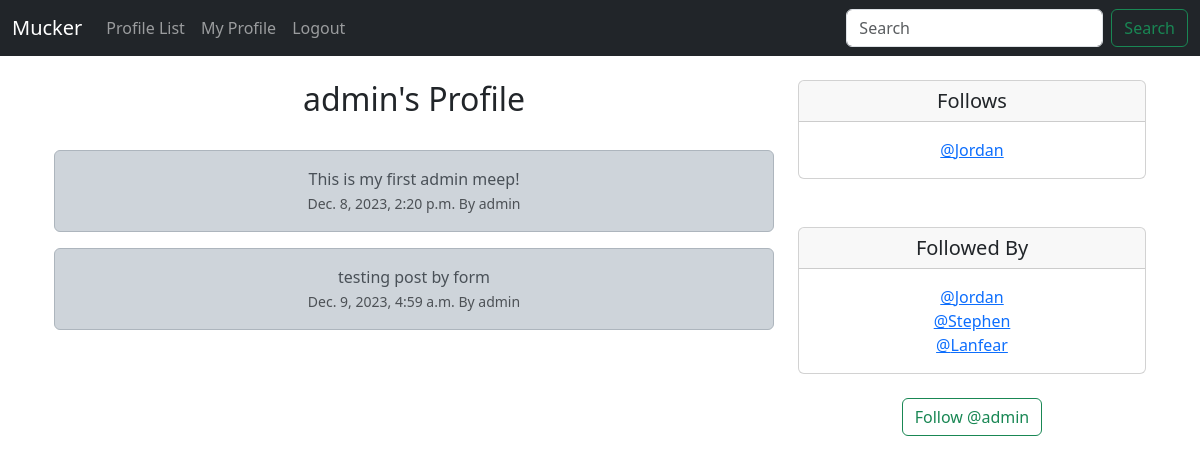
Screenshot of /profile/1 (signed in) with the database file from the repository.
### musker/models.py (models this page shows, shortened)
class Profile(models.Model):
	user = models.OneToOneField(User, on_delete=models.CASCADE)
	follows = models.ManyToManyField("self",
		related_name = "followed_by",
		symmetrical = False,
		blank = True)
	date_modifed = models.DateTimeField(User, auto_now = True)
	def __str__(self):
		return self.user.username

class Meep(models.Model):
	user = models.ForeignKey(
		User, related_name = "meeps",
		on_delete = models.DO_NOTHING
		)
	body = models.CharField(max_length = 200)
	created_at = models.DateTimeField(auto_now_add = True)

### musker/views.py (the view, shortened to what this page needs)
# urls.py: path('profile/<int:pk>', views.profile, name= 'profile'),
def profile(request,pk):
	if request.user.is_authenticated:
		profile = Profile.objects.get(user_id=pk)
		meeps = Meep.objects.filter(user_id=pk)
		return render(request, "profile.html",
			{'profile': profile,
			"meeps": meeps})
	else:
		messages.success(request,("You must be logged in to view this page.."))
		return redirect('home')

### musker/templates/profile.html (shortened to what this page needs)
{% extends 'base.html' %}
{% block content%}
	{% if profile %}
		<div class="container text-center">
			<div class="row">
				<div class="col-8">
					<h2>{{ profile.user.username }}'s Profile</h2><br/>
					{% if meeps %}
						{% for meep in meeps %}
							<div class="alert alert-dark" role="alert">
					  		{{meep.body}}<br/>
					  		<small class="text-muted">
					  			{{meep.created_at}} By {{meep.user.username}}
					  		</small>
							</div>
						{% endfor %}
					{% endif %}
				</div>
				<div class="col-4">
					<div class="card">
					  <h5 class="card-header">Follows</h5>
					  <div class="card-body">
					    <p class="card-text">
								{% for following in profile.follows.all %}
									<a href="{% url 'profile' following.user.id %}" >@{{ following }}</a><br/>
								{% endfor %}
					    </p>
					  </div>
					</div>
					<br/><br/>
					<div class="card">
					  <h5 class="card-header">Followed By</h5>
					  <div class="card-body">
					    <p class="card-text">
								{% for following in profile.followed_by.all %}
									<a href="{% url 'profile' following.user.id %}" >@{{ following }}</a><br/>
								{% endfor %}
					    </p>
					  </div>
					</div>
					<br/>
					<form method="POST">
						{% if profile in user.profile.follows.all %}
							<button class="btn btn-outline-danger" name="follow" value="unfollow" type="submit">
								Unfollow @{{profile.user.username| lower }}
							</button>
						{% else %}
							<button class="btn btn-outline-success" name="follow" value="follow" type="submit">
								Follow @{{profile.user.username | lower}}
							</button>
						{% endif %}
					</form>
					<br/>
				</div>
			</div>
		</div>
	{% endif %}
{% endblock %}

### rows the page displays
Profile: user.username "admin"
Meep: body "This is my first admin meep!", created_at "Dec. 8, 2023, 2:20 p.m.", user.username "admin"
Meep: body "testing post by form", created_at "Dec. 9, 2023, 4:59 a.m.", user.username "admin"
Profile: user.username "Jordan"
Profile: user.username "Stephen"
Profile: user.username "Lanfear"
